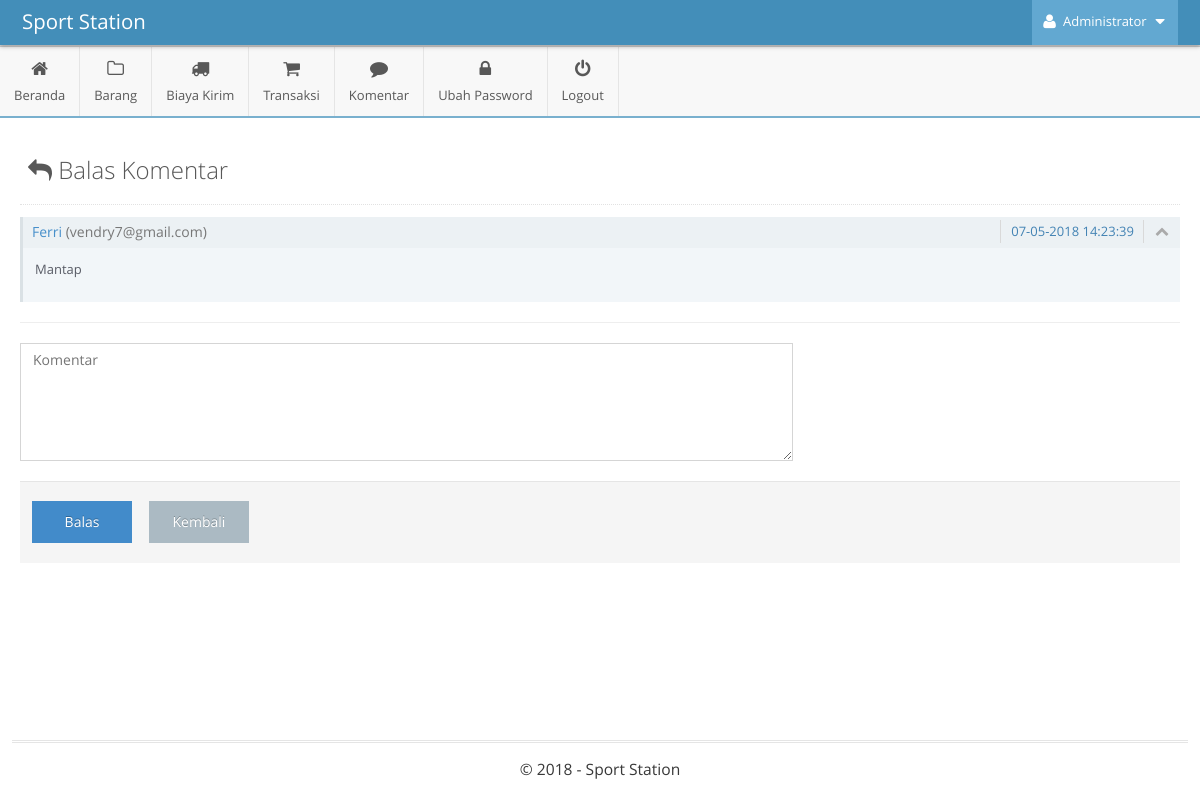
The page /admin/main.php?module=form_komentar&form=reply&id=3 (signed in) on the database its author committed.
### tables this page shows
CREATE TABLE IF NOT EXISTS `tbl_komentar` (
  `id_komentar` int(11) NOT NULL,
  `id_barang` int(11) NOT NULL,
  `tanggal` timestamp NOT NULL DEFAULT CURRENT_TIMESTAMP ON UPDATE CURRENT_TIMESTAMP,
  `id_konsumen` int(11) NOT NULL,
  `komentar` text NOT NULL,
  `status` enum('y','n') NOT NULL DEFAULT 'n',
  `balas` int(11) NOT NULL DEFAULT '0',
  `rating` int(11) NOT NULL
);

CREATE TABLE IF NOT EXISTS `tbl_konsumen` (
  `id_konsumen` int(11) NOT NULL,
  `tanggal_daftar` timestamp NOT NULL DEFAULT CURRENT_TIMESTAMP,
  `nama_konsumen` varchar(30) NOT NULL,
  `alamat` varchar(100) NOT NULL,
  `kota` int(4) NOT NULL,
  `provinsi` int(2) NOT NULL,
  `kode_pos` varchar(5) NOT NULL,
  `telepon` varchar(12) NOT NULL,
  `email` varchar(30) NOT NULL,
  `password` varchar(50) NOT NULL
);

### admin/modules/komentar/form.php (the view, shortened to what this page needs)
<?php
if ($_GET['form']=='reply') { ?>
	<div class="page-content">
		<div class="page-header">
			<h1 style="color:#585858">
				<i class="ace-icon fa fa-reply"></i>
				Balas Komentar
			</h1>
		</div>
		<div class="row">
			<div class="col-xs-12">
			<?php
		    $query = mysqli_query($mysqli, "SELECT * FROM tbl_komentar as a INNER JOIN tbl_konsumen as b
                                            ON a.id_konsumen=b.id_konsumen
                                            WHERE a.id_komentar='$_GET[id]'")
		                                    or die('Ada kesalahan pada query tampil data komentar: '.mysqli_error($mysqli));
		    while ($data = mysqli_fetch_assoc($query)) {
				$tgl       = substr($data['tanggal'],0,10);
				$exp       = explode('-',$tgl);
				$tanggal   = $exp[2]."-".$exp[1]."-".$exp[0];
				$jam       = substr($data['tanggal'],11,8);
		    ?>
		    	<div class="timeline-item clearfix">
					<div style="margin-left:0" class="widget-box transparent">
						<div class="widget-header widget-header-small">
							<h5 class="widget-title smaller">
								<span href="?module=beranda" class="blue"><?php echo $data['nama_konsumen']; ?></span>
								<span class="grey">(<?php echo $data['email']; ?>)</span>
							</h5>
							<span class="widget-toolbar">
								<a href="#" data-action="collapse">
									<i class="ace-icon fa fa-chevron-up"></i>
								</a>
							</span>
							<span class="widget-toolbar">
								<span>
									<?php echo $tanggal; ?> <?php echo $jam; ?>
								</span>
							</span>
						</div>
						<div class="widget-body">
							<div class="widget-main">
								<p style="text-align:justify"><?php echo $data['komentar']; ?></p>
							</div>
						</div>
					</div>
				</div>
		        <?php
			}
    		?>
    			<hr>
				<form class="form-horizontal" role="form" action="modules/komentar/proses.php?act=insert" method="POST" />
					<div class="form-group">
						<div class="col-sm-12">
							<textarea class="col-xs-12 col-sm-8" name="komentar" rows="5" placeholder="Komentar" required></textarea>
						</div>
					</div>
					<div class="clearfix form-actions">
						<div class="col-md-offset-20 col-md-12">
							<input style="width:100px" type="submit" class="btn btn-primary" name="balas" value="Balas" />
							<a style="width:100px" href="modules/komentar/proses.php?act=update_status&id=<?php echo $_GET['id']; ?>" class="btn">Kembali</a>
						</div>
					</div>
			</div>
		</div>
	</div>
<?php
}
?>

### rows shown on the page
tbl_komentar: id_konsumen.nama_konsumen "Ferri", id_konsumen.email "vendry7@gmail.com", tanggal "07-05-2018", tanggal "14:23:39", komentar "Mantap"

### other values the page prints
$_SESSION['nama_admin'] "Administrator"
$judul_halaman "Beranda Biaya Kirim Komentar Ubah Password"
$judul_halaman "Barang Transaksi"
